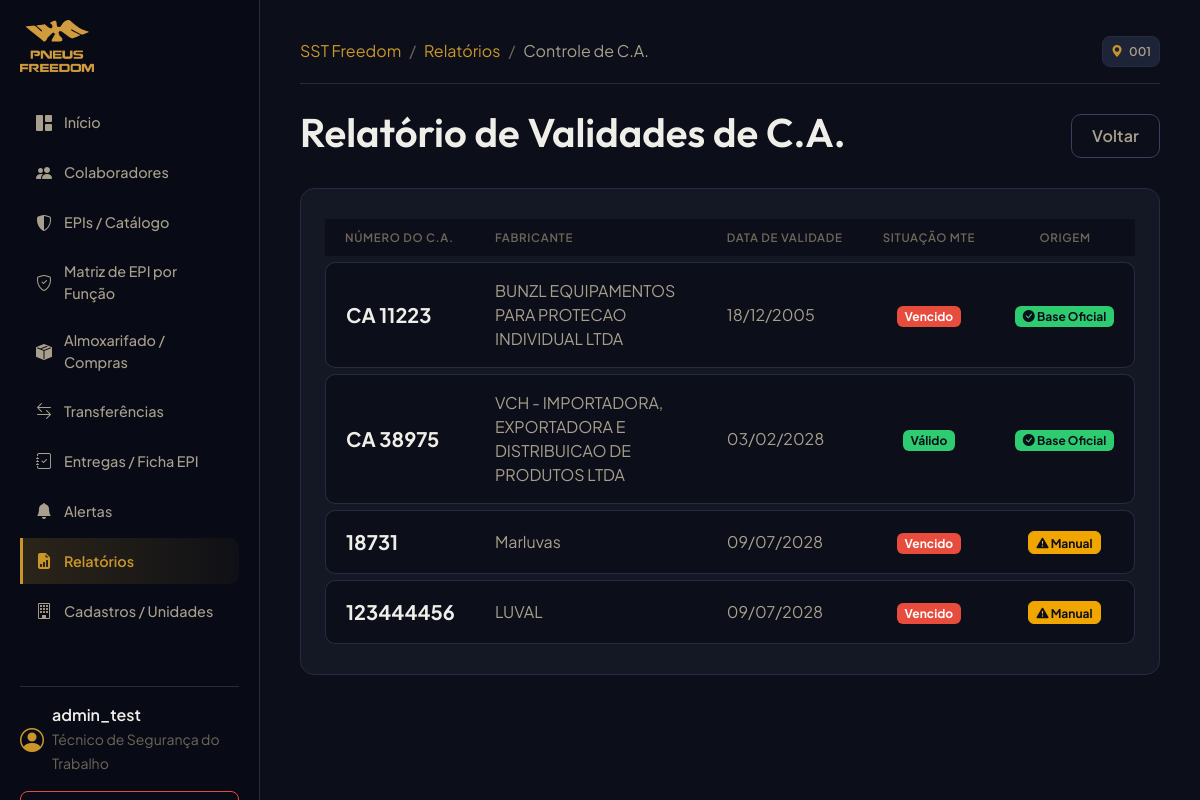
/reports/ca-validity/ (signed in), run on the app's committed database.
### accounts/models.py (models this page shows, shortened)
class CustomUser(AbstractUser):
    ADMIN = 'ADMIN'
    TECNICO_SST = 'TECNICO_SST'
    ALMOXARIFE = 'ALMOXARIFE'
    PROFILE_CHOICES = (
        (ADMIN, 'Administrador'),
        (TECNICO_SST, 'Técnico de Segurança do Trabalho'),
        (ALMOXARIFE, 'Almoxarife'),
    )
    profile_type = models.CharField(
        max_length=20,
        choices=PROFILE_CHOICES,
        default=TECNICO_SST,
        verbose_name="Tipo de Perfil"
    )
    units = models.ManyToManyField(
        'organizations.Unit',
        blank=True,
        related_name='users',
        verbose_name="Unidades Autorizadas"
    )
    def is_tecnico(self):
        return self.profile_type == self.TECNICO_SST or self.is_superuser
    def is_almoxarife(self):
        return self.profile_type == self.ALMOXARIFE or self.is_superuser
    class Meta:
        verbose_name = "Usuário"
        verbose_name_plural = "Usuários"

### organizations/models.py (models this page shows, shortened)
class Unit(models.Model):
    company = models.ForeignKey(Company, on_delete=models.PROTECT, related_name='units', verbose_name="Empresa")
    codigo = models.CharField(max_length=50, unique=True, verbose_name="Código da Unidade")
    nome = models.CharField(max_length=255, verbose_name="Nome da Unidade")
    cidade = models.CharField(max_length=100, verbose_name="Cidade")
    estado = models.CharField(max_length=2, verbose_name="UF")
    ativo = models.BooleanField(default=True, verbose_name="Ativo")
    class Meta:
        verbose_name = "Unidade"
        verbose_name_plural = "Unidades"

### ppe/models.py (models this page shows, shortened)
class CertificadoAprovacao(models.Model):
    STATUS_VERIFICACAO = (
        ('VERIFICADO_BASE_OFICIAL', 'Verificado na Base Oficial CAEPI'),
        ('INFORMADO_MANUALMENTE', 'Informado Manualmente (com justificativa)'),
        ('NAO_ENCONTRADO', 'Não Encontrado na Base MTE'),
        ('DESATUALIZADO', 'Desatualizado'),
    )
    numero = models.CharField(max_length=50, unique=True, verbose_name="Número Normalizado (Dígitos)")
    numero_exibicao = models.CharField(max_length=50, verbose_name="Número de Exibição (ex: CA 12345)")
    equipamento = models.CharField(max_length=255, blank=True, null=True, verbose_name="Descrição Oficial do Equipamento")
    fabricante = models.CharField(max_length=255, blank=True, null=True, verbose_name="Fabricante/Importador Oficial")
    cnpj = models.CharField(max_length=20, blank=True, null=True, verbose_name="CNPJ do Fabricante/Importador")
    natureza_protecao = models.TextField(blank=True, null=True, verbose_name="Natureza da Proteção")
    situacao = models.CharField(max_length=100, blank=True, null=True, verbose_name="Situação do C.A.")
    observacoes = models.TextField(blank=True, null=True, verbose_name="Restrições ou Observações")
    data_emissao = models.DateField(blank=True, null=True, verbose_name="Data de Emissão")
    data_validade = models.DateField(verbose_name="Data de Validade do C.A.")
    fonte = models.CharField(max_length=100, default="CAEPI_MTE", verbose_name="Fonte de Dados")
    ultima_sincronizacao = models.DateTimeField(auto_now=True, verbose_name="Última Sincronização")
    status_verificacao = models.CharField(max_length=30, choices=STATUS_VERIFICACAO, default='INFORMADO_MANUALMENTE', verbose_name="Status de Verificação")
    justificativa_manual = models.TextField(blank=True, null=True, verbose_name="Justificativa (Se cadastrado manualmente)")
    presente_na_fonte = models.BooleanField(default=True, verbose_name="Presente na Fonte Oficial")
    versao_importacao = models.BigIntegerField(default=0, verbose_name="Versão da Última Importação")
    class Meta:
        verbose_name = "Certificado de Aprovação (C.A.)"
        verbose_name_plural = "Certificados de Aprovação (C.A.)"

### core/views.py (the view)
# urls.py: path("reports/ca-validity/", ReportCAValidityView.as_view(), name="report_ca_validity"),
class ReportCAValidityView(LoginRequiredMixin, ListView):
    model = CertificadoAprovacao
    template_name = "reports/ca_validity.html"
    context_object_name = "cas"
    queryset = CertificadoAprovacao.objects.all().order_by('data_validade')

### templates/reports/ca_validity.html (shortened to what this page needs)
{% extends "base.html" %}
{% block breadcrumbs %}
<li class="breadcrumb-item"><a href="{% url 'report_list' %}" class="text-primary text-decoration-none">Relatórios</a></li>
<li class="breadcrumb-item active text-secondary" aria-current="page">Controle de C.A.</li>
{% endblock %}
{% block content %}
<div class="d-flex justify-content-between align-items-center mb-4">
    <h1>Relatório de Validades de C.A.</h1>
    <a href="{% url 'report_list' %}" class="btn btn-outline-secondary btn-premium">Voltar</a>
</div>
<div class="card-premium">
    <div class="table-responsive">
        <table class="table table-premium mb-0">
            <thead>
                <tr>
                    <th class="text-muted border-0">Número do C.A.</th>
                    <th class="text-muted border-0">Fabricante</th>
                    <th class="text-muted border-0">Data de Validade</th>
                    <th class="text-muted border-0 text-center">Situação MTE</th>
                    <th class="text-muted border-0 text-center">Origem</th>
                </tr>
            </thead>
            <tbody>
                {% for ca in cas %}
                <tr>
                    <td class="text-light fw-bold fs-5">{{ ca.numero_exibicao }}</td>
                    <td>{{ ca.fabricante|default:"-" }}</td>
                    <td>{{ ca.data_validade|date:"d/m/Y" }}</td>
                    <td class="text-center">
                        {% if ca.situacao == 'VÁLIDO' %}
                        <span class="badge bg-success">Válido</span>
                        {% else %}
                        <span class="badge bg-danger">Vencido</span>
                        {% endif %}
                    </td>
                    <td class="text-center">
                        {% if ca.status_verificacao == 'VERIFICADO_BASE_OFICIAL' %}
                        <span class="badge bg-success"><i class="bi bi-check-circle-fill"></i> Base Oficial</span>
                        {% else %}
                        <span class="badge bg-warning text-dark"><i class="bi bi-exclamation-triangle-fill"></i> Manual</span>
                        {% endif %}
                    </td>
                </tr>
                {% empty %}
                <tr>
                    <td colspan="5" class="text-center text-muted border-0 py-4">Nenhum Certificado de Aprovação (C.A.) cadastrado.</td>
                </tr>
                {% endfor %}
            </tbody>
        </table>
    </div>
</div>
{% endblock %}

### templates/base.html (shortened to what this page needs)
<!DOCTYPE html>
<html lang="pt-br">
<head>
    <link href="https://cdn.jsdelivr.net/npm/bootstrap@5.3.2/dist/css/bootstrap.min.css" rel="stylesheet">
    <link href="https://cdn.jsdelivr.net/npm/bootstrap-icons@1.11.1/font/bootstrap-icons.css" rel="stylesheet">
    {% load static %}
    <link rel="stylesheet" href="{% static 'css/custom.css' %}">
</head>
<body>
    <div class="sidebar-wrapper" id="sidebar">
        <a href="{% url 'dashboard' %}" title="Ir para o painel principal">
            <img
                src="{% static 'images/logo_freedom.png' %}"
                alt="Logo Pneus Freedom"
                class="sidebar-logo-img"
            >
        </a>
        <nav class="nav flex-column">
            <a class="nav-link-premium {% if request.resolver_match.url_name == 'dashboard' %}active{% endif %}" href="{% url 'dashboard' %}">
                <i class="bi bi-grid-1x2-fill"></i> Início
            </a>
            {% if request.user.is_tecnico or request.user.is_admin %}
            <a class="nav-link-premium {% if 'employees' in request.path %}active{% endif %}" href="{% url 'employee_list' %}">
                <i class="bi bi-people-fill"></i> Colaboradores
            </a>
            <a class="nav-link-premium {% if 'ppe' in request.path and 'delivery' not in request.path and 'matrices' not in request.path and 'matrix' not in request.path %}active{% endif %}" href="{% url 'product_list' %}">
                <i class="bi bi-shield-shaded"></i> EPIs / Catálogo
            </a>
            <a class="nav-link-premium {% if 'matrices' in request.path or 'matrix' in request.path %}active{% endif %}" href="{% url 'matrix_list' %}">
                <i class="bi bi-shield-check"></i> Matriz de EPI por Função
            </a>
            {% endif %}
            {% if request.user.is_almoxarife or request.user.is_admin %}
            <a class="nav-link-premium {% if 'inventory/nfs' in request.path or 'inventory/suppliers' in request.path %}active{% endif %}" href="{% url 'fiscal_note_list' %}">
                <i class="bi bi-box-seam-fill"></i> Almoxarifado / Compras
            </a>
            {% endif %}
            <a class="nav-link-premium {% if 'inventory/transfers' in request.path %}active{% endif %}" href="{% url 'transfer_list' %}">
                <i class="bi bi-arrow-left-right"></i> Transferências
            </a>
            {% if request.user.is_tecnico or request.user.is_admin %}
            <a class="nav-link-premium {% if 'ppe/deliveries' in request.path %}active{% endif %}" href="{% url 'delivery_list' %}">
                <i class="bi bi-journal-check"></i> Entregas / Ficha EPI
            </a>
            {% endif %}
            <a class="nav-link-premium {% if 'alerts' in request.path %}active{% endif %}" href="{% url 'alert_list' %}">
                <i class="bi bi-bell-fill"></i> Alertas
            </a>
            <a class="nav-link-premium {% if 'reports' in request.path %}active{% endif %}" href="{% url 'report_list' %}">
                <i class="bi bi-file-earmark-bar-graph-fill"></i> Relatórios
            </a>
            <a class="nav-link-premium {% if 'organizations' in request.path %}active{% endif %}" href="{% url 'organization_dashboard' %}">
                <i class="bi bi-building"></i> Cadastros / Unidades
            </a>
            <div class="mt-5 border-top pt-3" style="border-color: var(--border-default) !important;">
                <div class="d-flex align-items-center gap-2 mb-3">
                    <i class="bi bi-person-circle fs-4" style="color: var(--brand-primary);"></i>
                    <div>
                        <div class="fw-semibold text-truncate" style="max-width: 150px; color: var(--text-primary);">{{ request.user.get_full_name|default:request.user.username }}</div>
                        <small style="color: var(--text-muted);">{{ request.user.get_profile_type_display }}</small>
                    </div>
                </div>
                <a class="btn btn-outline-danger w-100 btn-sm rounded-3" href="{% url 'logout' %}">
                </a>
            </div>
        </nav>
    </div>
    <div class="main-content">
        <header class="d-flex justify-content-between align-items-center mb-4 border-bottom pb-3">
            <div class="d-flex align-items-center gap-3">
                <div class="d-none d-sm-block">
                    <nav aria-label="breadcrumb">
                        <ol class="breadcrumb mb-0">
                            <li class="breadcrumb-item"><a href="{% url 'dashboard' %}" class="text-decoration-none" style="color: var(--brand-primary);">SST Freedom</a></li>
                            {% block breadcrumbs %}{% endblock %}
                        </ol>
                    </nav>
                </div>
            </div>
            <div class="d-flex align-items-center gap-3">
                {% if request.user.units.all %}
                <span class="badge bg-secondary p-2 rounded-3">
                    <i class="bi bi-geo-alt-fill me-1" style="color: var(--brand-primary);"></i>
                    {% for unit in request.user.units.all %}
                        {{ unit.codigo }}{% if not forloop.last %}, {% endif %}
                    {% endfor %}
                </span>
                {% else %}
                <span class="badge p-2 rounded-3" style="background-color: var(--status-warning-glow); color: var(--status-warning); border: 1px solid rgba(240,165,0,0.3);">
                    <i class="bi bi-exclamation-triangle-fill me-1"></i> Sem Unidade
                </span>
                {% endif %}
            </div>
        </header>
        <main class="animate-fade-in">
            {% block content %}{% endblock %}
        </main>
    </div>
</body>
</html>

### data on the page
CustomUser: user.get_full_name "admin_test", user.profile_type "Técnico de Segurança do Trabalho"
Unit: codigo "001"
CertificadoAprovacao: numero_exibicao "CA 11223", fabricante "BUNZL EQUIPAMENTOS PARA PROTECAO INDIVIDUAL LTDA", data_validade "18/12/2005", situacao "Vencido", shows "Base Oficial"
CertificadoAprovacao: numero_exibicao "CA 38975", fabricante "VCH - IMPORTADORA, EXPORTADORA E DISTRIBUICAO DE PRODUTOS LTDA", data_validade "03/02/2028", situacao "Válido", shows "Base Oficial"
CertificadoAprovacao: numero_exibicao "18731", fabricante "Marluvas", data_validade "09/07/2028", shows "Vencido", shows "Manual"
CertificadoAprovacao: numero_exibicao "123444456", fabricante "LUVAL", data_validade "09/07/2028", shows "Vencido", shows "Manual"
